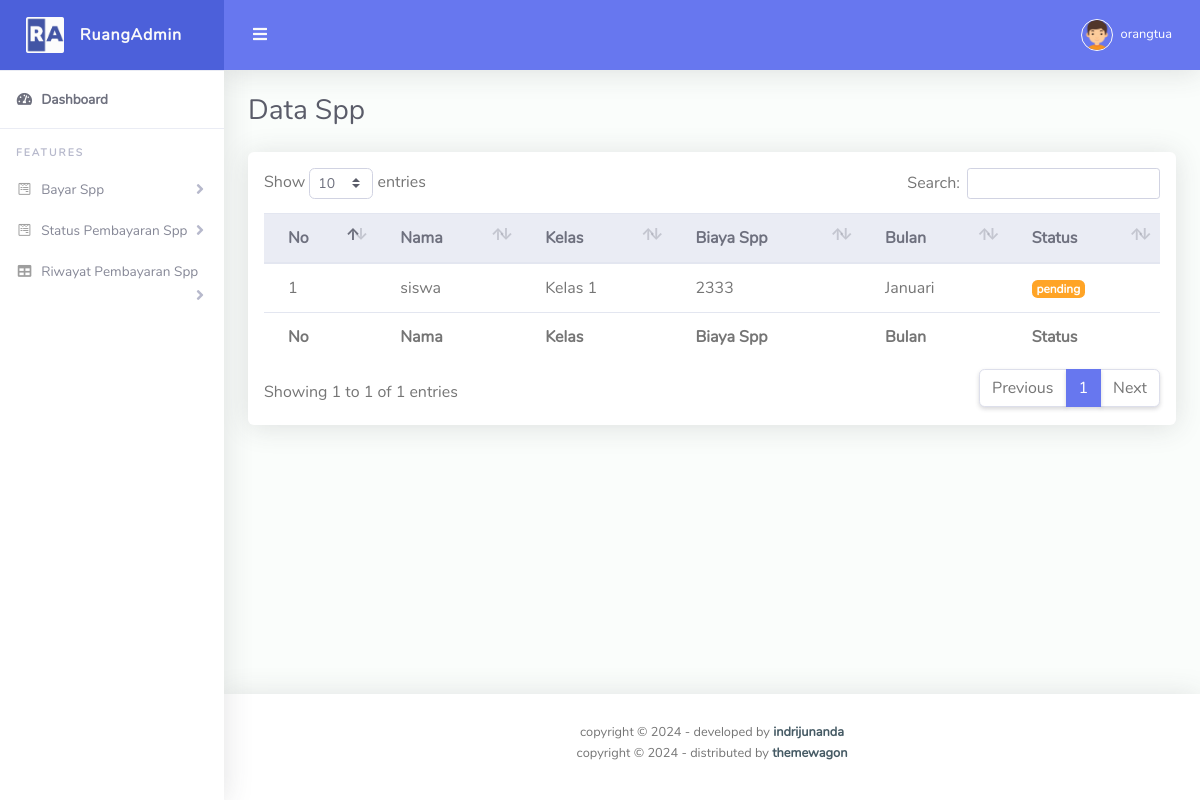
Before: /orangtua/spp.php (signed in) with the older database file.
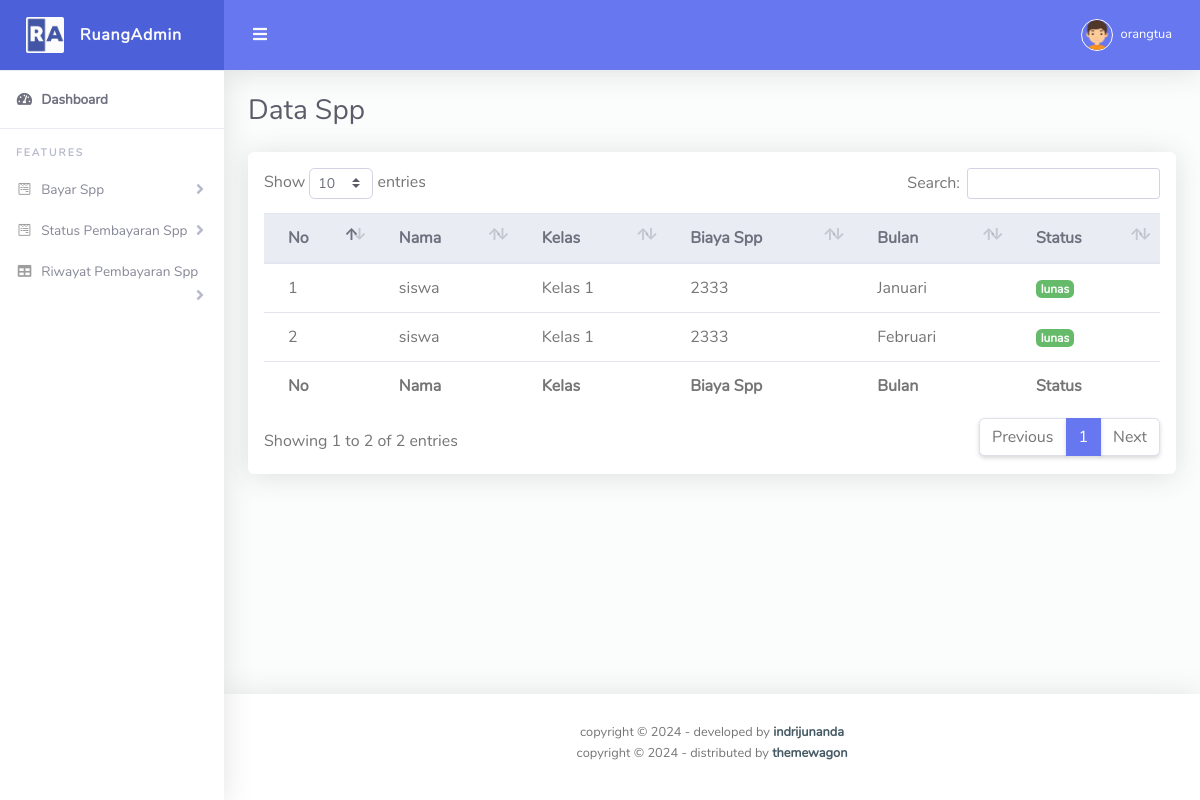
After: the same page with the newer database file.
### tables this page shows
CREATE TABLE `pembayaran_221043` (
  `id_221043` int(11) NOT NULL,
  `siswa_id_221043` int(11) DEFAULT NULL,
  `spp_id_221043` int(11) DEFAULT NULL,
  `tanggal_bayar_221043` date DEFAULT NULL,
  `bukti_pembayaran_221043` varchar(255) DEFAULT NULL,
  `bulan_221043` varchar(255) NOT NULL,
  `status_221043` enum('pending','lunas') DEFAULT 'pending'
);

CREATE TABLE `siswa_221043` (
  `id_221043` int(11) NOT NULL,
  `nama_221043` varchar(255) NOT NULL,
  `username_221043` varchar(255) NOT NULL,
  `id_kelas_221043` int(11) NOT NULL,
  `alamat_221043` text DEFAULT NULL,
  `orangtua_id_221043` int(11) DEFAULT NULL,
  `password_221043` varchar(255) NOT NULL
);

CREATE TABLE `kelas_221043` (
  `id_221043` int(11) NOT NULL,
  `kelas_221043` varchar(255) NOT NULL
);

CREATE TABLE `spp_221043` (
  `id_221043` int(11) NOT NULL,
  `id_kelas_221043` int(11) NOT NULL,
  `biaya_221043` decimal(10,0) NOT NULL
);

### orangtua/spp.php (the view, shortened to what the changed rows need)
<?php
include '../koneksi.php';
$orangtua_id = $_SESSION['id_orangtua'];
?>
<!DOCTYPE html>
<html lang="en">
<head>
  <link href="../assets/vendor/fontawesome-free/css/all.min.css" rel="stylesheet" type="text/css">
  <link href="../assets/vendor/bootstrap/css/bootstrap.min.css" rel="stylesheet" type="text/css">
  <link href="../assets/css/ruang-admin.min.css" rel="stylesheet">
  <link href="../assets/vendor/datatables/dataTables.bootstrap4.min.css" rel="stylesheet">
</head>
<body id="page-top">
  <div id="wrapper">
    <div id="content-wrapper" class="d-flex flex-column">
      <div id="content">
        <div class="container-fluid" id="container-wrapper">
          <div class="d-sm-flex align-items-center justify-content-between mb-4">
            <h1 class="h3 mb-0 text-gray-800">Data Spp</h1>
          </div>
          <div class="row">
            <div class="col-lg-12">
              <div class="card mb-4">
                <div class="table-responsive p-3">
                  <table class="table align-items-center table-flush" id="dataTable">
                    <thead class="thead-light">
                      <tr>
                        <th>No</th>
                        <th>Nama</th>
                        <th>Kelas</th>
                        <th>Biaya Spp</th>
                        <th>Bulan</th>
                        <th>Status</th>
                      </tr>
                    </thead>
                    <tfoot>
                      <tr>
                        <th>No</th>
                        <th>Nama</th>
                        <th>Kelas</th>
                        <th>Biaya Spp</th>
                        <th>Bulan</th>
                        <th>Status</th>
                      </tr>
                    </tfoot>
                    <tbody>
                    <?php
                    $no = 1;
                    $tampil = mysqli_query($koneksi, "SELECT
                                                          pembayaran_221043.*,
                                                          siswa_221043.nama_221043 AS nama_siswa,
                                                          spp_221043.biaya_221043 AS biaya_spp,
                                                          kelas_221043.kelas_221043 AS kelas
                                                      FROM
                                                          pembayaran_221043
                                                      JOIN
                                                          siswa_221043 ON pembayaran_221043.siswa_id_221043 = siswa_221043.id_221043
                                                      JOIN
                                                          kelas_221043 ON siswa_221043.id_kelas_221043 = kelas_221043.id_221043
                                                      JOIN
                                                          spp_221043 ON siswa_221043.id_kelas_221043 = spp_221043.id_kelas_221043
                                                      WHERE
                                                          siswa_221043.orangtua_id_221043 = '$orangtua_id'
                                                      ");
                    while($data = mysqli_fetch_array($tampil)):
                    ?>
                      <tr>
                        <td><?= $no++ ?></td>
                        <td><?= $data['nama_siswa'] ?></td>
                        <td><?= $data['kelas'] ?></td>
                        <td><?= $data['biaya_spp'] ?></td>
                        <td><?= $data['bulan_221043'] ?></td>
                        <td>
                        <?php if ($data['status_221043'] == 'pending'): ?>
                          <span class="badge badge-warning"><?= $data['status_221043'] ?></span>
                        <?php else: ?>
                          <span class="badge badge-success"><?= $data['status_221043'] ?></span>
                        <?php endif; ?>
                      </td>
                      </tr>
                      <?php
                      endwhile;
                      ?>
                    </tbody>
                  </table>
                </div>
              </div>
            </div>
          </div>
        </div>
      </div>
    </div>
  </div>
</body>
</html>

Changed rows visible on the page:
changed pembayaran_221043 "Januari": status_221043 "pending" → "lunas"
added pembayaran_221043: siswa_id_221043.nama_221043 "siswa", kelas_221043.kelas_221043 "Kelas 1", spp_id_221043.biaya_221043 "2333", bulan_221043 "Februari", status_221043 "lunas"
Other visible differences:
text written by a page script: "Show entries Search: Showing 1 to 1 of 1 entries Previous 1 Next" → "Show entries Search: Showing 1 to 2 of 2 entries Previous 1 Next"
